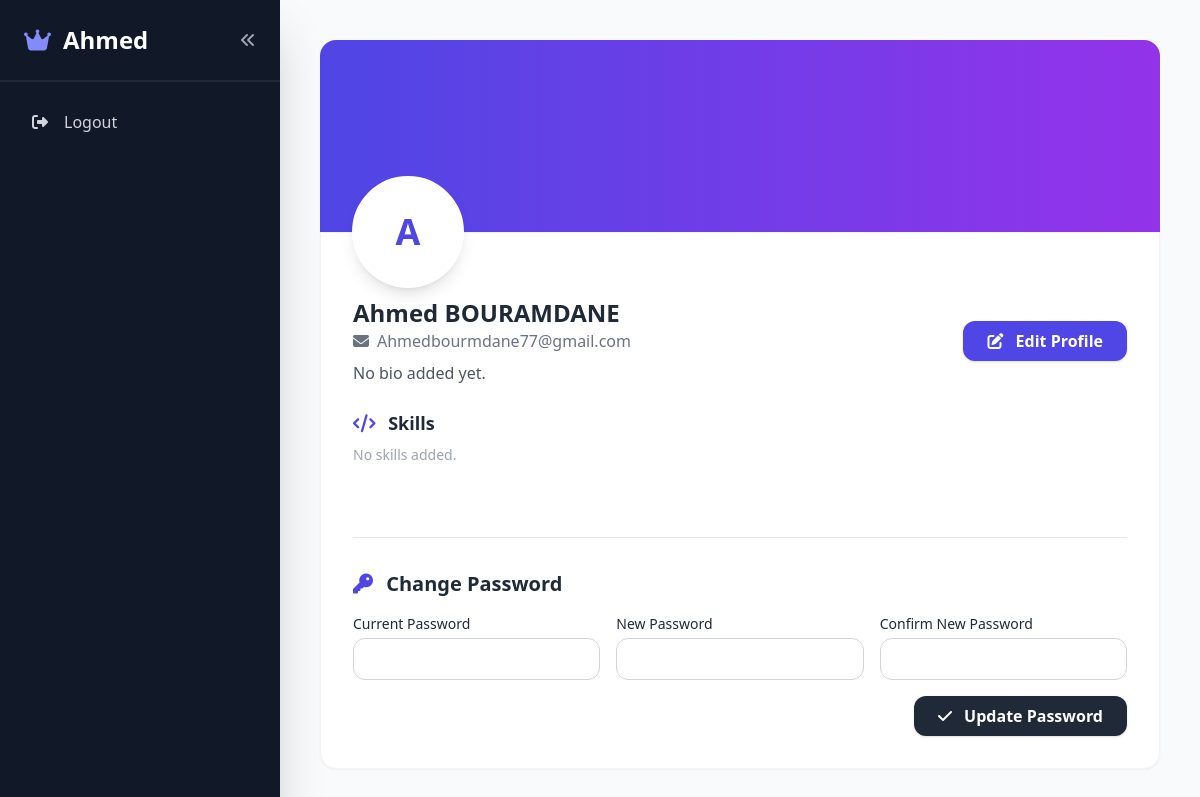
The app's page /profile (signed in) with its own data.
### app/models.py (models this page shows, shortened)
class User(UserMixin, db.Model):
    id = db.Column(db.Integer, primary_key=True)
    username = db.Column(db.String(80), unique=True, nullable=False)
    email = db.Column(db.String(120), unique=True, nullable=False)
    password_hash = db.Column(db.String(256))
    avatar_url = db.Column(db.String(200), default="")
    bio = db.Column(db.Text, default="")
    cover_url = db.Column(db.String(500), default="")           # cover image URL
    skills = db.Column(db.Text, default="")                     # comma‑separated skills
    linkedin_url = db.Column(db.String(300), default="")
    github_url = db.Column(db.String(300), default="")
    twitter_url = db.Column(db.String(300), default="")
    website_url = db.Column(db.String(300), default="")
    theme = db.Column(db.String(10), default="light")
    font_family = db.Column(db.String(30), default="Inter")
    verification_code = db.Column(db.String(6), nullable=True)
    verification_code_expires = db.Column(db.DateTime, nullable=True)
    email_verified = db.Column(db.Boolean, default=False)
    notification_sound_url = db.Column(db.String(500),
                                       default="https://www.soundjay.com/buttons/sounds/button-09.mp3")
    notifications_enabled = db.Column(db.Boolean, default=True)
    unread_badge_enabled = db.Column(db.Boolean, default=True)
    notification_sound_enabled = db.Column(db.Boolean, default=True)
    default_reminder_minutes = db.Column(db.Integer, default=30)
    notes = db.relationship("Note", backref="author", lazy=True, cascade="all, delete-orphan")
    tasks = db.relationship("Task", backref="author", lazy=True, cascade="all, delete-orphan")
    events = db.relationship("Event", backref="author", lazy=True, cascade="all, delete-orphan")
    chats = db.relationship("Chat", backref="author", lazy=True, cascade="all, delete-orphan")
    owned_groups = db.relationship("ChatGroup", backref="owner", lazy=True, cascade="all, delete-orphan",
                                   foreign_keys="ChatGroup.owner_id")
    group_memberships = db.relationship("GroupMember", backref="user", lazy=True, cascade="all, delete-orphan")

### app/routes/profile.py (the view)
@profile_bp.route("/profile")
@login_required
def profile():
    return render_template("profile.html")

### templates/profile.html (shortened to what this page needs)
{% extends "base.html" %}
{% block content %}
<div class="max-w-4xl mx-auto">
  <div class="h-48 bg-gradient-to-r from-indigo-600 to-purple-600 rounded-t-2xl relative"
       style="{% if current_user.cover_url %}background: url('{{ current_user.cover_url }}') center/cover;{% endif %}">
    <div class="absolute bottom-0 left-8 transform translate-y-1/2">
      {% if current_user.avatar_url %}
        <img src="{{ current_user.avatar_url }}" alt="Avatar"
             class="w-28 h-28 rounded-full border-4 border-white shadow-lg object-cover">
      {% else %}
        <div class="w-28 h-28 rounded-full bg-white border-4 border-white shadow-lg flex items-center justify-center text-4xl font-bold text-indigo-600">
          {{ current_user.username[0] | upper }}
        </div>
      {% endif %}
    </div>
  </div>
  <div class="bg-white rounded-b-2xl shadow-sm border border-gray-100 p-8 pt-16">
    <div class="flex flex-col md:flex-row md:items-center md:justify-between gap-4">
      <div>
        <h2 class="text-2xl font-bold text-gray-800">{{ current_user.username }}</h2>
        <p class="text-gray-500 flex items-center gap-2"><i class="fas fa-envelope"></i> {{ current_user.email }}</p>
        <p class="text-gray-600 mt-2">{{ current_user.bio or 'No bio added yet.' }}</p>
      </div>
      <button id="edit-profile-btn" class="bg-indigo-600 hover:bg-indigo-700 text-white px-6 py-2 rounded-xl shadow font-semibold transition">
        <i class="fas fa-edit mr-2"></i> Edit Profile
      </button>
    </div>
    <div class="mt-6">
      <h3 class="text-lg font-semibold text-gray-800"><i class="fas fa-code mr-2 text-indigo-600"></i> Skills</h3>
      <div class="flex flex-wrap gap-2 mt-2" id="skills-display">
        {% if current_user.skills %}
          {% for skill in current_user.skills.split(',') %}
            <span class="px-3 py-1 bg-indigo-100 text-indigo-700 rounded-full text-sm font-medium">{{ skill.strip() }}</span>
          {% endfor %}
        {% else %}
          <span class="text-gray-400 text-sm">No skills added.</span>
        {% endif %}
      </div>
    </div>
    <div class="mt-12 border-t pt-8">
      <h3 class="text-xl font-bold text-gray-800 mb-4"><i class="fas fa-key mr-2 text-indigo-600"></i> Change Password</h3>
      <form method="POST" action="{{ url_for('profile.change_password') }}" class="grid grid-cols-1 md:grid-cols-3 gap-4">
        <div>
          <label class="block text-sm font-medium mb-1">Current Password</label>
          <input type="password" name="old_password" required class="w-full px-4 py-2 border border-gray-300 rounded-xl">
        </div>
        <div>
          <label class="block text-sm font-medium mb-1">New Password</label>
          <input type="password" name="new_password" required minlength="6" class="w-full px-4 py-2 border border-gray-300 rounded-xl">
        </div>
        <div>
          <label class="block text-sm font-medium mb-1">Confirm New Password</label>
          <input type="password" name="confirm_password" required minlength="6" class="w-full px-4 py-2 border border-gray-300 rounded-xl">
        </div>
        <div class="md:col-span-3 flex justify-end">
          <button type="submit" class="bg-gray-800 hover:bg-gray-900 text-white font-semibold py-2 px-6 rounded-xl shadow transition">
            <i class="fas fa-check mr-2"></i> Update Password
          </button>
        </div>
      </form>
    </div>
  </div>
</div>
{% endblock %}

### templates/base.html (shortened to what this page needs)
<!DOCTYPE html>
<html lang="en" class="">
<head>
  <script src="https://cdn.tailwindcss.com"></script>
  <link rel="stylesheet" href="https://cdnjs.cloudflare.com/ajax/libs/font-awesome/6.5.1/css/all.min.css">
  <link href="https://cdn.jsdelivr.net/npm/fullcalendar@6.1.11/index.global.min.css" rel="stylesheet">
  <link rel="stylesheet" href="https://cdn.jsdelivr.net/npm/glightbox/dist/css/glightbox.min.css" />
  <link href="https://cdnjs.cloudflare.com/ajax/libs/prism/1.29.0/themes/prism-tomorrow.min.css" rel="stylesheet" />
  <link href="https://cdnjs.cloudflare.com/ajax/libs/prism/1.29.0/plugins/line-numbers/prism-line-numbers.min.css" rel="stylesheet" />
  <link rel="stylesheet" href="https://cdn.jsdelivr.net/npm/katex@0.16.9/dist/katex.min.css">
  <link href="https://cdn.quilljs.com/1.3.7/quill.snow.css" rel="stylesheet">
</head>
<body class="bg-gray-50 dark:bg-gray-900 text-gray-800 dark:text-gray-200 antialiased">
  <aside id="sidebar" class="sidebar fixed top-0 left-0 h-full bg-gray-900 text-white z-50 transform -translate-x-full lg:translate-x-0 transition-transform duration-300 ease-in-out shadow-2xl" style="width: 280px;">
    <div class="sidebar-resize-handle"></div>
    <div class="p-6 border-b border-gray-800 flex items-center justify-between">
      <h1 id="sidebar-brand" class="text-2xl font-bold flex items-center gap-3 brand cursor-pointer">
        <i class="fas fa-crown text-indigo-400"></i>
        <span class="brand-text">{{ current_user.username if current_user.is_authenticated and current_user.email_verified else 'Ahmed' }}</span>
      </h1>
      <button id="global-sidebar-toggle" class="text-gray-400 hover:text-white transition focus:outline-none" title="Toggle sidebar">
        <i class="fas fa-angle-double-left"></i>
      </button>
    </div>
    <div class="p-4 border-t border-gray-800 mt-auto">
      {% if current_user.is_authenticated %}
      <a href="{{ url_for('auth.logout') }}" class="flex items-center gap-3 px-4 py-3 rounded-lg text-gray-300 hover:bg-red-600 hover:text-white transition">
        <i class="fas fa-sign-out-alt w-5"></i> <span class="nav-bottom-text">Logout</span>
      </a>
      {% endif %}
    </div>
  </aside>
  <div class="lg:ml-72 min-h-screen main-content" id="main-content">
    <main class="p-6 lg:p-10">
      {% block content %}{% endblock %}
    </main>
  </div>
</body>
</html>

### templates/base.html (style rules this page uses)
body, .sidebar, .main-content, .bg-white, .bg-gray-50 { transition: background-color 0.2s, color 0.2s; }
.sidebar { width: 280px; transition: width 0.3s cubic-bezier(0.4, 0, 0.2, 1); overflow-x: hidden; white-space: nowrap; }
.main-content { margin-left: 280px; transition: margin-left 0.3s cubic-bezier(0.4, 0, 0.2, 1); }
.brand-text, .sidebar a span, .nav-bottom-text { display: inline-block; max-width: 200px; overflow: hidden; transition: max-width 0.3s cubic-bezier(0.4,0,0.2,1), opacity 0.2s; opacity: 1; vertical-align: middle; }
.sidebar-resize-handle { position: absolute; top: 0; right: -4px; width: 8px; height: 100%; cursor: col-resize; z-index: 1000; }

### records on screen
User: email_verified "Ahmed", username "A", username "Ahmed BOURAMDANE", email "Ahmedbourmdane77@gmail.com", bio "No bio added yet."
